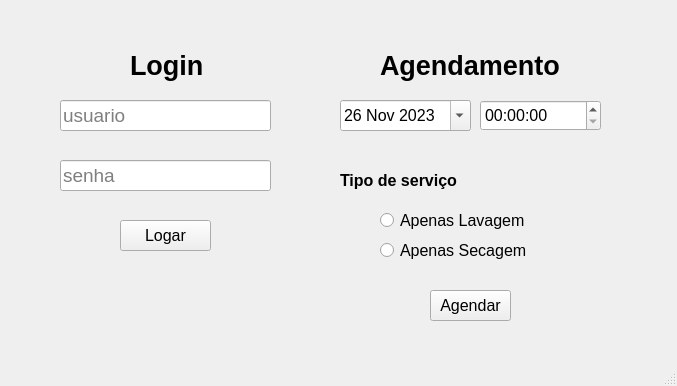
<?xml version="1.0" encoding="UTF-8"?>
<ui version="4.0">
 <class>MainWindow</class>
 <widget class="QMainWindow" name="MainWindow">
  <property name="geometry">
   <rect>
    <x>0</x>
    <y>0</y>
    <width>677</width>
    <height>386</height>
   </rect>
  </property>
  <property name="windowTitle">
   <string>MainWindow</string>
  </property>
  <widget class="QWidget" name="centralwidget">
   <widget class="QLabel" name="label">
    <property name="geometry">
     <rect>
      <x>130</x>
      <y>50</y>
      <width>81</width>
      <height>31</height>
     </rect>
    </property>
    <property name="font">
     <font>
      <pointsize>20</pointsize>
      <weight>75</weight>
      <bold>true</bold>
     </font>
    </property>
    <property name="text">
     <string>Login</string>
    </property>
   </widget>
   <widget class="QLineEdit" name="leUsuario">
    <property name="geometry">
     <rect>
      <x>60</x>
      <y>100</y>
      <width>211</width>
      <height>31</height>
     </rect>
    </property>
    <property name="font">
     <font>
      <pointsize>14</pointsize>
     </font>
    </property>
    <property name="text">
     <string/>
    </property>
    <property name="placeholderText">
     <string>usuario</string>
    </property>
   </widget>
   <widget class="QLineEdit" name="leSenha">
    <property name="geometry">
     <rect>
      <x>60</x>
      <y>160</y>
      <width>211</width>
      <height>31</height>
     </rect>
    </property>
    <property name="font">
     <font>
      <pointsize>14</pointsize>
     </font>
    </property>
    <property name="text">
     <string/>
    </property>
    <property name="placeholderText">
     <string>senha</string>
    </property>
   </widget>
   <widget class="QPushButton" name="pbLogar">
    <property name="geometry">
     <rect>
      <x>120</x>
      <y>220</y>
      <width>91</width>
      <height>31</height>
     </rect>
    </property>
    <property name="font">
     <font>
      <pointsize>12</pointsize>
     </font>
    </property>
    <property name="text">
     <string>Logar</string>
    </property>
   </widget>
   <widget class="QTimeEdit" name="teHora">
    <property name="geometry">
     <rect>
      <x>480</x>
      <y>100</y>
      <width>121</width>
      <height>31</height>
     </rect>
    </property>
    <property name="font">
     <font>
      <pointsize>12</pointsize>
     </font>
    </property>
    <property name="mouseTracking">
     <bool>false</bool>
    </property>
    <property name="minimumTime">
     <time>
      <hour>0</hour>
      <minute>0</minute>
      <second>0</second>
     </time>
    </property>
    <property name="currentSection">
     <enum>QDateTimeEdit::HourSection</enum>
    </property>
    <property name="calendarPopup">
     <bool>true</bool>
    </property>
   </widget>
   <widget class="QDateEdit" name="deData">
    <property name="geometry">
     <rect>
      <x>340</x>
      <y>100</y>
      <width>131</width>
      <height>31</height>
     </rect>
    </property>
    <property name="font">
     <font>
      <pointsize>12</pointsize>
     </font>
    </property>
    <property name="maximumDateTime">
     <datetime>
      <hour>23</hour>
      <minute>59</minute>
      <second>59</second>
      <year>2030</year>
      <month>12</month>
      <day>30</day>
     </datetime>
    </property>
    <property name="minimumDateTime">
     <datetime>
      <hour>0</hour>
      <minute>0</minute>
      <second>0</second>
      <year>2023</year>
      <month>11</month>
      <day>26</day>
     </datetime>
    </property>
    <property name="calendarPopup">
     <bool>true</bool>
    </property>
   </widget>
   <widget class="QLabel" name="label_2">
    <property name="geometry">
     <rect>
      <x>380</x>
      <y>50</y>
      <width>191</width>
      <height>31</height>
     </rect>
    </property>
    <property name="font">
     <font>
      <pointsize>20</pointsize>
      <weight>75</weight>
      <bold>true</bold>
     </font>
    </property>
    <property name="text">
     <string>Agendamento</string>
    </property>
   </widget>
   <widget class="QRadioButton" name="rbCheckLavagem">
    <property name="geometry">
     <rect>
      <x>380</x>
      <y>210</y>
      <width>151</width>
      <height>21</height>
     </rect>
    </property>
    <property name="font">
     <font>
      <pointsize>12</pointsize>
     </font>
    </property>
    <property name="text">
     <string>Apenas Lavagem</string>
    </property>
   </widget>
   <widget class="QLabel" name="label_3">
    <property name="geometry">
     <rect>
      <x>340</x>
      <y>170</y>
      <width>131</width>
      <height>21</height>
     </rect>
    </property>
    <property name="font">
     <font>
      <pointsize>12</pointsize>
      <weight>75</weight>
      <bold>true</bold>
     </font>
    </property>
    <property name="text">
     <string>Tipo de serviço</string>
    </property>
   </widget>
   <widget class="QRadioButton" name="rbCheckSecagem">
    <property name="geometry">
     <rect>
      <x>380</x>
      <y>240</y>
      <width>151</width>
      <height>21</height>
     </rect>
    </property>
    <property name="font">
     <font>
      <pointsize>12</pointsize>
     </font>
    </property>
    <property name="text">
     <string>Apenas Secagem</string>
    </property>
   </widget>
   <widget class="QPushButton" name="pbAgendar">
    <property name="geometry">
     <rect>
      <x>430</x>
      <y>290</y>
      <width>81</width>
      <height>31</height>
     </rect>
    </property>
    <property name="font">
     <font>
      <pointsize>12</pointsize>
     </font>
    </property>
    <property name="text">
     <string>Agendar</string>
    </property>
   </widget>
   <widget class="QLabel" name="lbStatusLogin">
    <property name="geometry">
     <rect>
      <x>60</x>
      <y>280</y>
      <width>211</width>
      <height>31</height>
     </rect>
    </property>
    <property name="font">
     <font>
      <pointsize>12</pointsize>
      <weight>75</weight>
      <bold>true</bold>
     </font>
    </property>
    <property name="text">
     <string/>
    </property>
    <property name="alignment">
     <set>Qt::AlignCenter</set>
    </property>
   </widget>
  </widget>
  <widget class="QMenuBar" name="menubar">
   <property name="geometry">
    <rect>
     <x>0</x>
     <y>0</y>
     <width>677</width>
     <height>21</height>
    </rect>
   </property>
  </widget>
  <widget class="QStatusBar" name="statusbar"/>
 </widget>
 <resources/>
 <connections/>
</ui>
